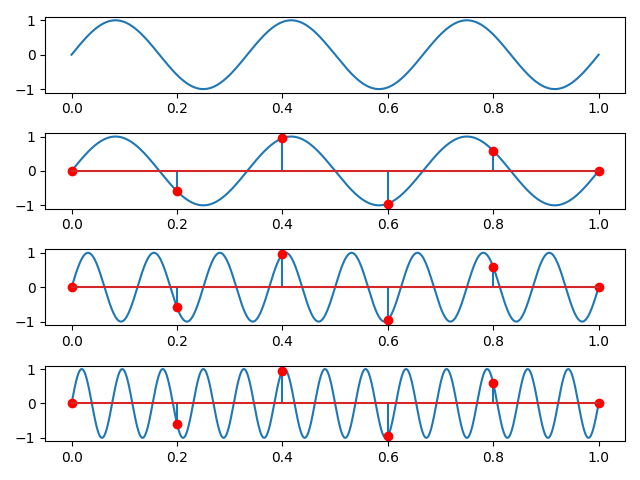

Source code (Python):
import numpy as np
import matplotlib.pyplot as plt

def my_sine(t, freq=1, amplitude=1):
    return amplitude*np.sin(2*np.pi*freq*t)

def main():
    f0 = 3
    f_s = 5
    k1 = 1
    k2 = 2
    f1 = f0 + k1*f_s
    f2 = f0 + k2*f_s

    length = 2500
    t = np.linspace(0, 1, length)
    sin1 = my_sine(t, f0)
    sin2 = my_sine(t, f1)
    sin3 = my_sine(t, f2)

    my_t = []
    my_arr = []
    num_samples = f_s
    for i in range(num_samples+1):
        index = int(i*length/num_samples)
        if index == length:
            index -= 1
        my_t.append(t[index])
        my_arr.append(sin1[index])

    fig, axis = plt.subplots(4, 1)

    axis[0].plot(t, sin1)
    
    axis[1].plot(t, sin1)
    axis[1].stem(my_t, my_arr, markerfmt='ro')

    axis[2].plot(t, sin2)
    axis[2].stem(my_t, my_arr, markerfmt='ro')

    axis[3].plot(t, sin3)
    axis[3].stem(my_t, my_arr, markerfmt='ro')

    plt.tight_layout()
    plt.show()
main()
